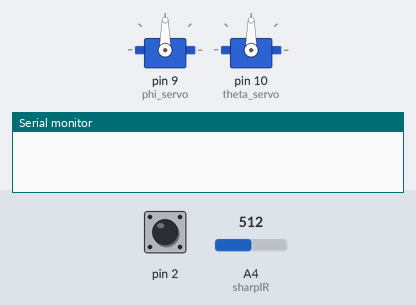
Simulated run of this sketch. Board: Arduino Uno, built with avr-gcc and run on an emulated ATmega328P. On the bench: 2 × servo, the last lines printed to the serial monitor. The inputs (shaded band) are chosen by the test bench; at power-on: pin 2 HIGH, A4 (sharpIR) = 512.

Above: at 1.2 s.
1.3 s: pin 2 pulled LOW for 0.15 s
At 1.65 s:
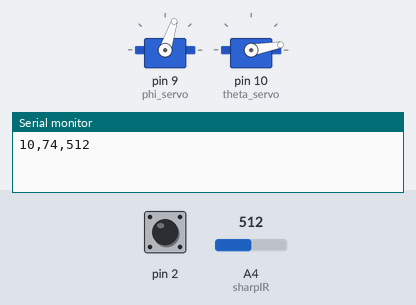
At 2.52 s:
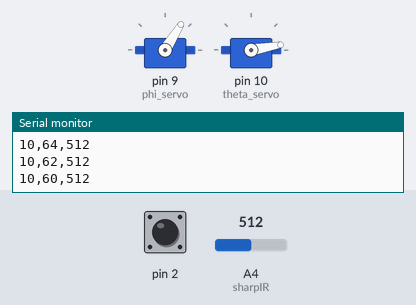
Timing chart, 0 to 19.4 s (numbered marks = the images above; inputs shaded):
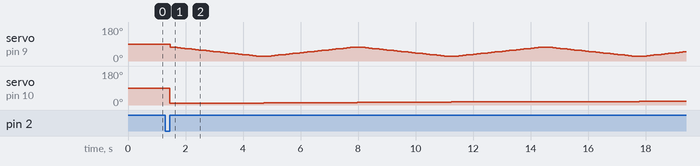

The sketch:

MP2_Code.ino
```cpp
#include <Servo.h>

Servo theta_servo;
Servo phi_servo;


int p_pos = 0;    // store the servo phi position
int t_pos = 0;    // store the servo theta position
int sharpIR = A4; // pin for IR Sensor
int STEPSIZE = 2; // increment value for phi and theta position
long avg = 0;     // keep track of average sensor reading
int i = 0;
int stat = -10;
int mod = 4; // defines the modulus for determining values
int min_ang = 24;  // min and max angle for phi
int max_ang = 74;
int num = 0;

void setup() {
  phi_servo.attach(9);
  theta_servo.attach(10);

  // set up serial communication
  long baudRate = 9600;
  Serial.begin(baudRate);

  // allows us to delay the readings until Python is set up
  pinMode(2, INPUT_PULLUP);
  attachInterrupt(digitalPinToInterrupt(2), start_rec, RISING);
}

void loop() {
  if (stat == 5) { // checks if button was pressed
    for (t_pos = 10; t_pos <= 50; t_pos += STEPSIZE) { // goes from 10 degrees to 50 degrees
    theta_servo.write(t_pos);
    delay(15);

    if (t_pos % mod == 0) {
      for (p_pos = min_ang; p_pos <= max_ang; p_pos += STEPSIZE) {
        phi_servo.write(p_pos);
        delay(15);

        // take an average of 1000 data points
        for (i = 0; i <= 1000; i += 1) {
          num = analogRead(sharpIR);
          avg = avg + num;
        }
        avg = avg / 1001;

        // send data to python
        Serial.print(t_pos);  Serial.print(",");
        Serial.print(p_pos);  Serial.print(",");
        Serial.println(avg);
        avg = 0;
      }
    }
    if (t_pos % mod != 0) {
      for (p_pos = max_ang; p_pos >= min_ang; p_pos -= STEPSIZE) {
        phi_servo.write(p_pos);
        delay(15);

        // take an average of 1000 data points
        for (i = 0; i <= 1000; i += 1) {
          num = analogRead(sharpIR);
          avg = avg + num;
        }
        avg = avg / 1001;

        // send data to python
        Serial.print(t_pos);  Serial.print(",");
        Serial.print(p_pos);  Serial.print(",");
        Serial.println(avg);
        avg = 0;
      }
    }
  }
  }
}
 void start_rec() {
  // Allow the sending of data
  stat = 5;
 }
```
